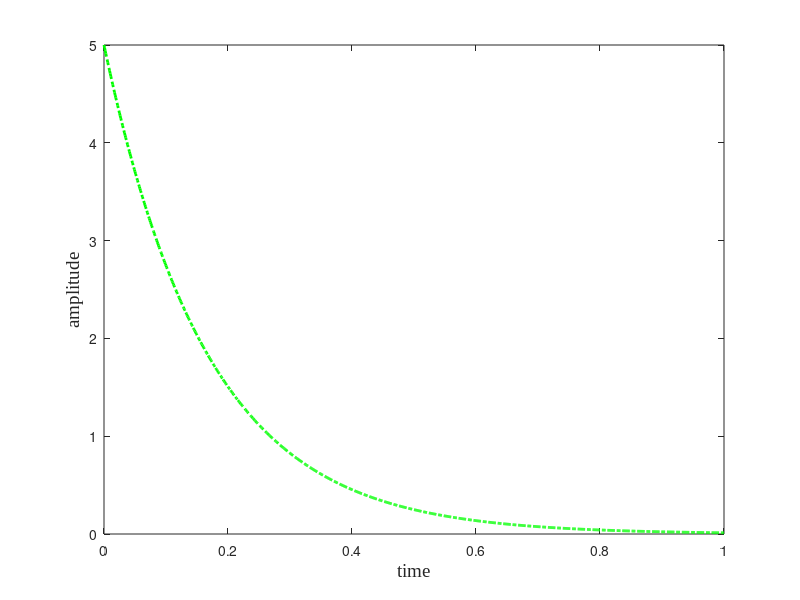

This chart was generated by the following MATLAB code:
b=5;
a=6;
t=0:0.001:1;
x=b*exp(-a*t);
h=plot(t,x,'-.g');
set(h(1),'linewidth',2)
ylabel({'amplitude'},'Fontsize',14,'Fontname','Times new roman')
xlabel({'time'},'Fontsize',14,'Fontname','Times new roman')